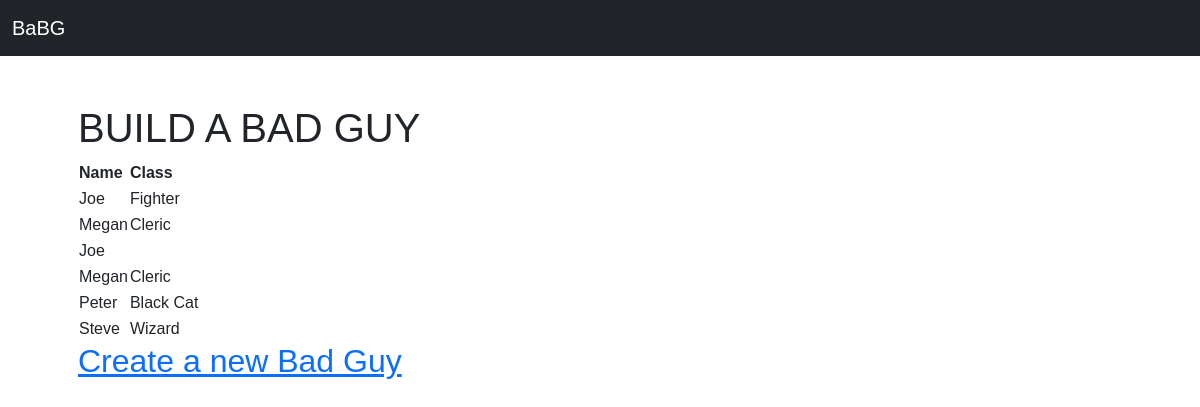
Before: / with the older database file.
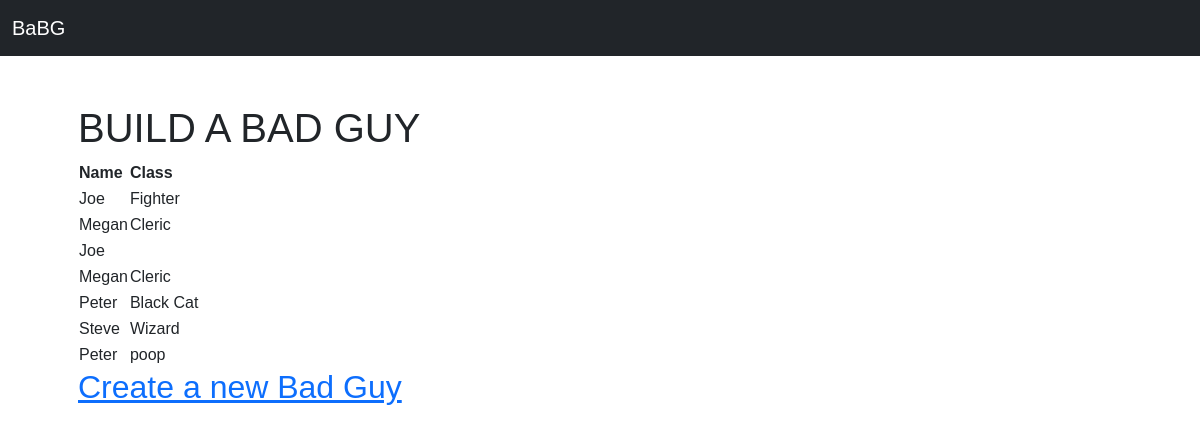
After: the same page with the newer database file.
### tables this page shows
CREATE TABLE monsters(name TEXT, class TEXT, id INT);

### app.py (the view)
@app.route("/")
def index():
    try:
        con = sql.connect(DATABASE)
        con.row_factory = sql.Row
        db = con.cursor()
        db.execute("SELECT * FROM monsters")
        monsters = db.fetchall()
        for monster in monsters:
            print(monster["name"])
    except:
        return render_template("oops.html")
    return render_template("index.html", monsters=monsters)

### templates/index.html (shortened to what this page needs)
{% extends "layout.html" %}
{% block main %}
<h1>BUILD A BAD GUY</h1>
<table>
    <thead>
        <tr>
            <th>
                Name
            </th>
            <th>
                Class
            </th>
        </tr>
    </thead>
    <tbody>
        {% for monster in monsters %}
        <tr>
            <td>
                {{ monster.name }}
            </td>
            <td>
                {{ monster.class }}
            </td>
        </tr>
        {% endfor %}
    </tbody>
</table>
<h2><a href="/create">Create a new Bad Guy</a></h2>
{% endblock %}

### templates/layout.html (shortened to what this page needs)
<!DOCTYPE html>
<html lang="en">
    <head>
        <link href="https://cdn.jsdelivr.net/npm/bootstrap@5.1.3/dist/css/bootstrap.min.css" rel="stylesheet">
        <link href="/static/styles.css" rel="stylesheet">
        <link rel="stylesheet" href="https://use.typekit.net/gol2gqg.css">
    </head>
    <body>
        <nav class="navbar navbar-dark bg-dark">
            <div class="container-fluid">
                <a class=navbar-brand>
                    BaBG
                </a>
            </div>
        </nav>
        <main class="container p-5">
            {% block main %}{% endblock %}
        </main>
    </body>
</html>

### static/styles.css (style rules this page uses)
body { font-family: bernhard-gothic-urw, sans-serif; }

Changed rows visible on the page:
added monsters: name "Peter", class "poop"
